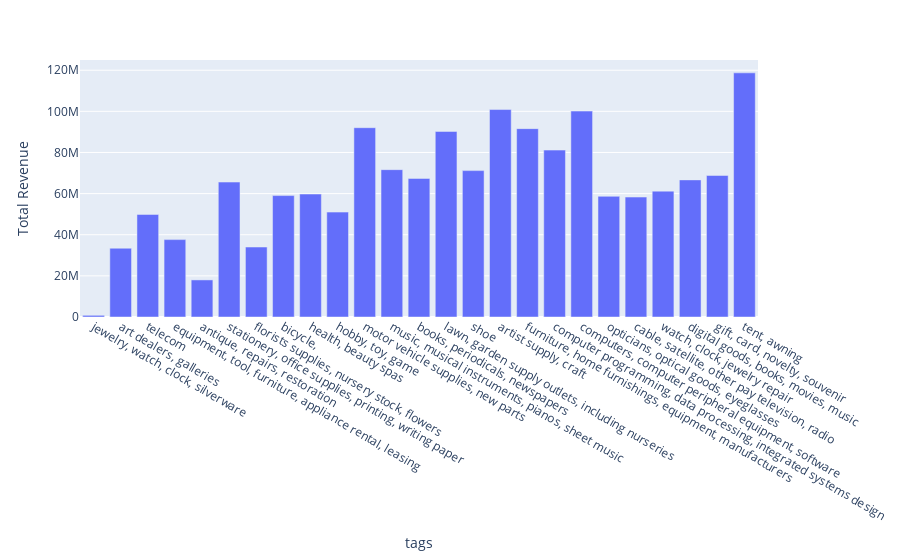

The code cell stored with this chart in its notebook:
### Code cell
tags.pandas_api().plot.bar('tags', 'Total Revenue')

### Figure 1 — Plotly figure (JSON) as saved in the notebook; plotly's stock layout.template omitted (floating-point values rounded to 4 significant figures)
{"data": [{"alignmentgroup": "True", "hovertemplate": "tags=%{x}<br>Total Revenue=%{y}<extra></extra>", "legendgroup": "", "marker": {"color": "#636efa", "pattern": {"shape": ""}}, "name": "", "offsetgroup": "", "orientation": "v", "showlegend": false, "textposition": "auto", "type": "bar", "x": ["jewelry, watch, clock, silverware", "art dealers, galleries", "telecom", "equipment, tool, furniture, appliance rental, leasing", "antique, repairs, restoration", "stationery, office supplies, printing, writing paper", "florists supplies, nursery stock, flowers", "bicycle,", "health, beauty spas", "hobby, toy, game", "motor vehicle supplies, new parts", "music, musical instruments, pianos, sheet music", "books, periodicals, newspapers", "lawn, garden supply outlets, including nurseries", "shoe", "artist supply, craft", "furniture, home furnishings, equipment, manufacturers", "computer programming, data processing, integrated systems design", "computers, computer peripheral equipment, software", "opticians, optical goods, eyeglasses", "cable, satellite, other pay television, radio", "watch, clock, jewelry repair", "digital goods, books, movies, music", "gift, card, novelty, souvenir", "tent, awning"], "xaxis": "x", "y": [815400.0, 33440000.0, 49870000.0, 37630000.0, 18030000.0, 65610000.0, 34020000.0, 59030000.0, 59780000.0, 51010000.0, 92050000.0, 71640000.0, 67390000.0, 90230000.0, 71180000.0, 100900000.0, 91590000.0, 81160000.0, 100100000.0, 58680000.0, 58320000.0, 61200000.0, 66670000.0, 68820000.0, 118700000.0], "yaxis": "y"}], "layout": {"barmode": "relative", "legend": {"tracegroupgap": 0}, "margin": {"t": 60}, "xaxis": {"anchor": "y", "domain": [0, 1], "title": {"text": "tags"}}, "yaxis": {"anchor": "x", "domain": [0, 1], "title": {"text": "Total Revenue"}}}}
